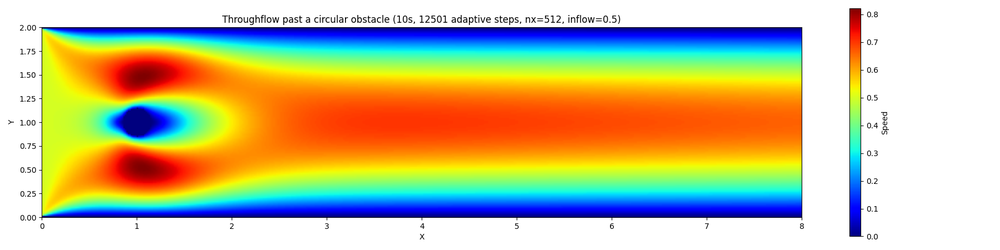
#> input picture demo/out/throughflow_circle.png, 1000 x 250 px, shrunk from 1800 x 450 before the run; its folder holds only this picture in this run
$ python throughflow_cow_cock.py --file out/throughflow_circle.png
#> lines starting #> are read from the running program, lines starting #| are printed output that depends on the picture
import argparse
import os
import time

import matplotlib.pyplot as plt
import numpy as np
import cv2

from fast_flow import FlowSolver, Boundry
from fast_flow.core.renderer import Renderer


def parse_args():
    p = argparse.ArgumentParser(description=__doc__)
    p.add_argument("--lx", type=float, default=5.0)
    p.add_argument("--ly", type=float, default=3.0)
    p.add_argument("--inflow", type=float, default=20.0)
    p.add_argument("--nu", type=float, default=0.05)
    p.add_argument("--fps", type=int, default=120*4,
                   help="renderer frames per simulated second")
    p.add_argument("--total-time", type=float, default=5.0,
                   help="simulated seconds to advance "
                        "(default 1.0 = 10000 steps x 0.0001)")
    p.add_argument("--file", type=str, default="./res/cow.png")
    p.add_argument("--out", default=None)
    args = p.parse_args()
    return args


if __name__ == '__main__':
    args = parse_args()
    img = cv2.imread(args.file)
#> img is the input picture: shape (250, 1000, 3); mean B, G, R 150.8, 193.3, 198.6
    img = cv2.flip(img, 0)
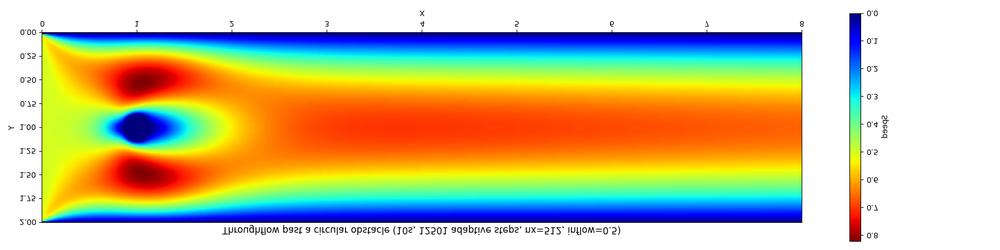
#> img: shape (250, 1000, 3); mean B, G, R 150.8, 193.3, 198.6

    print(f'Loaded image: dims=({img.shape[0]}, {img.shape[1]})')
#| Loaded image: dims=(250, 1000)
#> (the run stopped early here; a loop or call above may not have finished)

$ run again, on demo/out/throughflow_cow_cock.png
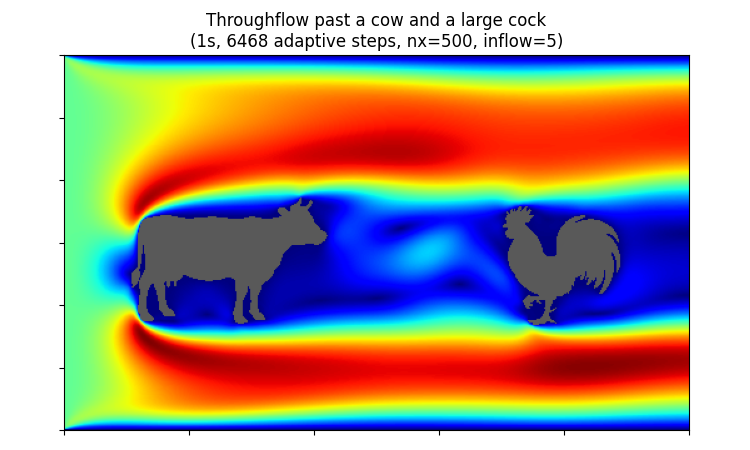
#> input picture demo/out/throughflow_cow_cock.png, 750 x 450 px
#> img is the input picture: shape (450, 750, 3); mean B, G, R 141.8, 154.2, 168.7
#> `img = cv2.flip(img, 0)`:
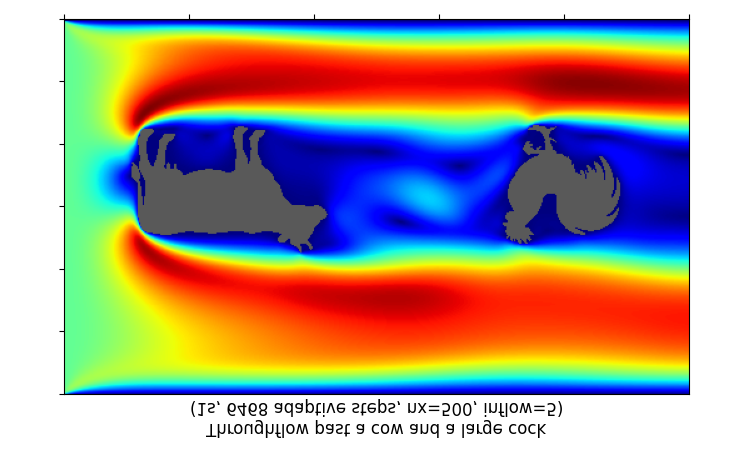
#> img: shape (450, 750, 3); mean B, G, R 141.8, 154.2, 168.7
#| Loaded image: dims=(450, 750)
